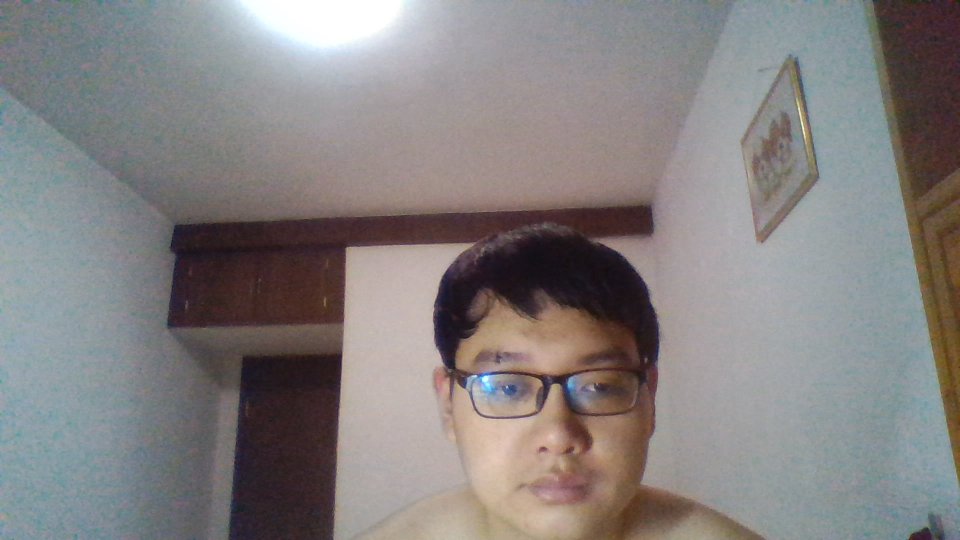
#> input picture data/123.jpg, 1920 x 1080 px, found by its file name (shown at 1/2 size)
$ python 04_face_color.py
#> lines starting #> are read from the running program, lines starting #| are printed output that depends on the picture
# -*- coding:utf-8 -*-

import cv2
import numpy as np

"""
功能：读取一张图片，显示出来，转化为HSV色彩空间
     并通过滑块调节HSV阈值，实时显示
"""

image = cv2.imread('123.jpg') # 根据路径读取一张图片
#> image is the input picture: shape (1080, 1920, 3); mean B, G, R 128.5, 128.7, 132.7
image = cv2.resize(image,(400,400),interpolation=cv2.INTER_LINEAR)
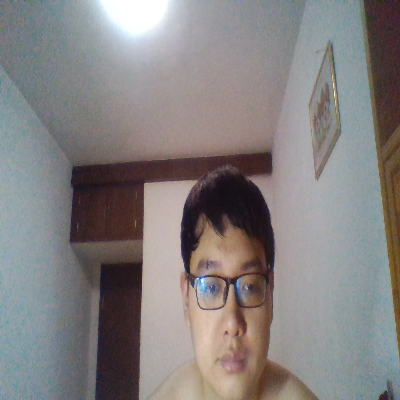
#> image: shape (400, 400, 3); mean B, G, R 128.4, 128.7, 132.6
cv2.imshow("BGR", image) # 显示图片

hsv_low = np.array([0, 0, 0])
hsv_high = np.array([0, 0, 0])

# 下面几个函数，写得有点冗余

def h_low(value):
    hsv_low[0] = value

def h_high(value):
    hsv_high[0] = value

def s_low(value):
    hsv_low[1] = value

def s_high(value):
    hsv_high[1] = value

def v_low(value):
    hsv_low[2] = value

def v_high(value):
    hsv_high[2] = value

cv2.namedWindow('image')
cv2.createTrackbar('H low', 'image', 0, 255, h_low)
cv2.createTrackbar('H high', 'image', 0, 255, h_high)
cv2.createTrackbar('S low', 'image', 0, 255, s_low)
cv2.createTrackbar('S high', 'image', 0, 255, s_high)
cv2.createTrackbar('V low', 'image', 0, 255, v_low)
cv2.createTrackbar('V high', 'image', 0, 255, v_high)

while True:
    dst = cv2.cvtColor(image, cv2.COLOR_BGR2HSV) # BGR转HSV
#> dst: shape (400, 400, 3); mean H, S, V 80.1, 39.4, 139.2
    dst = cv2.inRange(dst, hsv_low, hsv_high) # 通过HSV的高低阈值，提取图像部分区域
#> dst: shape (400, 400); every value is 0
    cv2.imshow('dst', dst)
    cv2.imshow('dst1', dst)
    if cv2.waitKey(1) & 0xFF == ord('q'):
#> (key q is pressed here)
        break
cv2.destroyAllWindows()
